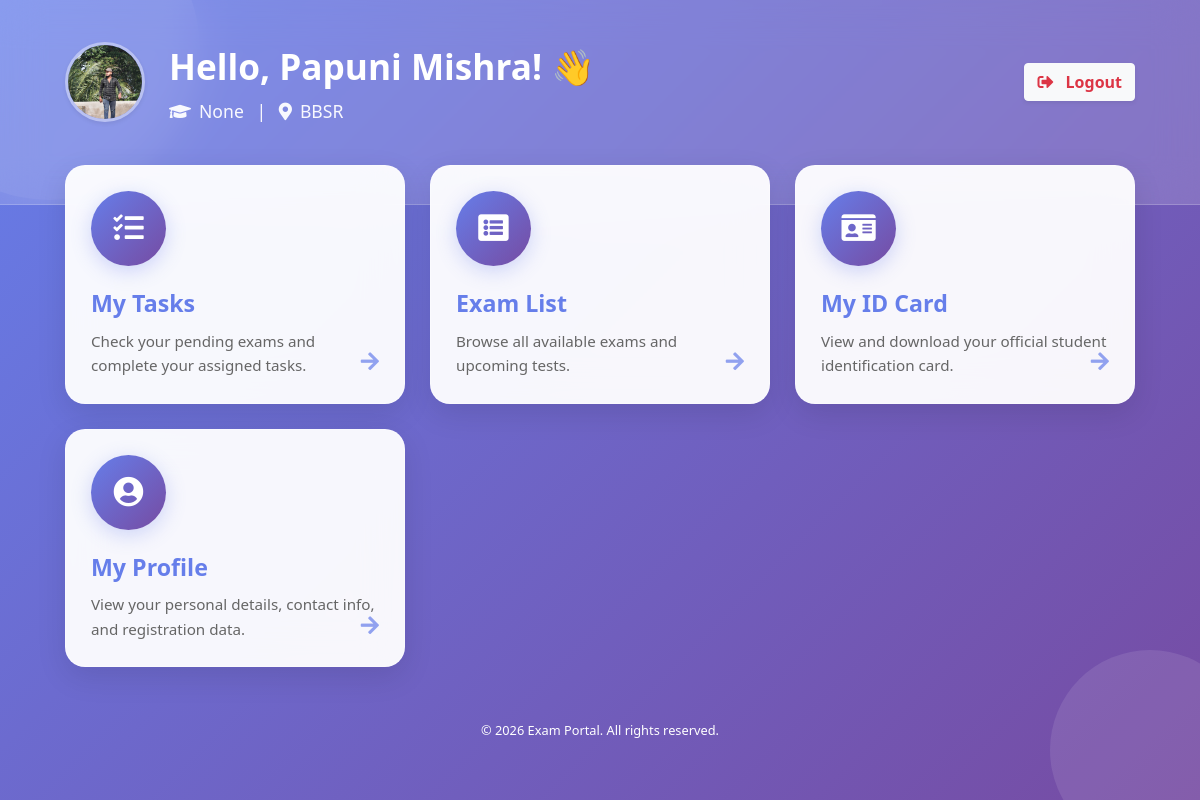
Screenshot of /student/dashboard/ (signed in) with the database file from the repository.
### app/models.py (models this page shows, shortened)
class Student(models.Model):
    name = models.CharField(max_length=100)
    phone = models.CharField(
        max_length=15,
        unique=True
    )
    email = models.EmailField(
        unique=True,
        blank=True,
        null=True
    )
    photo = models.ImageField(
        upload_to="students/",
        blank=True,
        null=True
    )
    course = models.CharField(
        max_length=100,
        blank=True,
        null=True
    )
    center_name = models.CharField(
        max_length=100,
        blank=True,
        null=True
    )
    address = models.TextField(
        blank=True,
        null=True
    )
    password = models.CharField(max_length=128)
    razorpay_order_id = models.CharField(
        max_length=200,
        blank=True,
        null=True
    )
    razorpay_payment_id = models.CharField(
        max_length=200,
        blank=True,
        null=True,
        unique=True
    )
    PAYMENT_STATUS = [
        ("pending", "Pending"),
        ("success", "Success"),
        ("failed", "Failed"),
    ]
    payment_status = models.CharField(
        max_length=20,
        choices=PAYMENT_STATUS,
        default="pending"
    )
    is_approved = models.BooleanField(default=False)
    created_at = models.DateTimeField(default=timezone.now)

### app/views.py (the view)
# urls.py: path('student/dashboard/', views.student_dashboard, name='student_dashboard'),
def student_dashboard(request):
    if "student_id" not in request.session:
        return redirect("student_login")
    student = Student.objects.get(id=request.session["student_id"])
    return render(request, "student/dashboard.html", {"student": student})

### templates/student/dashboard.html (shortened to what this page needs)
{% load static %}
<!doctype html>
<html lang="en">
<head>
    <link href="https://cdn.jsdelivr.net/npm/bootstrap@4.6.0/dist/css/bootstrap.min.css" rel="stylesheet">
    <link href="https://cdnjs.cloudflare.com/ajax/libs/font-awesome/5.15.4/css/all.min.css" rel="stylesheet">
</head>
<body>
    <div class="bg-shapes">
        <div class="shape"></div>
    </div>
    <div class="wrapper">
        <div class="dashboard-header">
            <div class="hub-container">
                <div class="d-flex justify-content-between align-items-center">
                    <div class="d-flex align-items-center">
                        <div class="header-profile-img mr-4">
                            {% if student.photo %}
                                <img src="{{ student.photo.url }}" alt="Profile" class="rounded-circle shadow-sm" style="width: 80px; height: 80px; object-fit: cover; border: 3px solid rgba(255,255,255,0.4);">
                            {% else %}
                                <div class="rounded-circle bg-white d-flex align-items-center justify-content-center shadow-sm" style="width: 80px; height: 80px; border: 3px solid rgba(255,255,255,0.4);">
                                    <i class="fas fa-user fa-2x text-secondary"></i>
                                </div>
                            {% endif %}
                        </div>
                        <div>
                            <div class="welcome-text">Hello, {{ student.name }}! 👋</div>
                            <div class="student-info">
                                <i class="fas fa-graduation-cap mr-2"></i>{{ student.course }}
                                <span class="mx-2">|</span>
                                <i class="fas fa-map-marker-alt mr-2"></i>{{ student.center_name }}
                            </div>
                        </div>
                    </div>
                    <div class="d-none d-md-block">
                        <div class="widget-content-left">
                            <div class="btn-group">
                                <a href="{% url 'student_logout' %}" class="btn btn-light shadow-sm text-danger font-weight-bold">
                                    <i class="fas fa-sign-out-alt mr-2"></i> Logout
                                </a>
                            </div>
                        </div>
                    </div>
                </div>
            </div>
        </div>
        <div class="hub-container">
            {% block content %}
            <div class="hub-grid">
                <a href="{% url 'student_my_tasks' %}" class="hub-card">
                    <div class="card-icon-wrapper">
                        <i class="fas fa-tasks card-icon"></i>
                    </div>
                    <div class="card-content">
                        <div class="card-title">My Tasks</div>
                        <div class="card-desc">Check your pending exams and complete your assigned tasks.</div>
                    </div>
                    <div class="card-arrow">
                        <i class="fas fa-arrow-right"></i>
                    </div>
                </a>
                <a href="{% url 'student_exam_task_list' %}" class="hub-card">
                    <div class="card-icon-wrapper">
                        <i class="fas fa-list-alt card-icon"></i>
                    </div>
                    <div class="card-content">
                        <div class="card-title">Exam List</div>
                        <div class="card-desc">Browse all available exams and upcoming tests.</div>
                    </div>
                    <div class="card-arrow">
                        <i class="fas fa-arrow-right"></i>
                    </div>
                </a>
                <a href="{% url 'student_id_card' %}" class="hub-card">
                    <div class="card-icon-wrapper">
                        <i class="fas fa-id-card card-icon"></i>
                    </div>
                    <div class="card-content">
                        <div class="card-title">My ID Card</div>
                        <div class="card-desc">View and download your official student identification card.</div>
                    </div>
                    <div class="card-arrow">
                        <i class="fas fa-arrow-right"></i>
                    </div>
                </a>
                <a href="#" class="hub-card" data-toggle="modal" data-target="#profileModal">
                    <div class="card-icon-wrapper">
                        <i class="fas fa-user-circle card-icon"></i>
                    </div>
                    <div class="card-content">
                        <div class="card-title">My Profile</div>
                        <div class="card-desc">View your personal details, contact info, and registration data.</div>
                    </div>
                    <div class="card-arrow">
                        <i class="fas fa-arrow-right"></i>
                    </div>
                </a>
            </div>
            {% endblock %}
        </div>
        <div class="app-wrapper-footer mt-auto pb-4">
            <div class="app-footer">
                <div class="app-footer__inner text-center">
                    <div class="container">
                        <small class="text-white opacity-80">
                            &copy; {% now "Y" %} Exam Portal. All rights reserved.
                        </small>
                    </div>
                </div>
            </div>
        </div>
    </div>
</body>
</html>

### templates/student/dashboard.html (style rules this page uses)
* { margin: 0; padding: 0; box-sizing: border-box; }
body { background: linear-gradient(135deg, #667eea 0%, #764ba2 100%); font-family: 'Segoe UI', Tahoma, Geneva, Verdana, sans-serif; min-height: 100vh; display: flex; flex-direction: column; position: relative; overflow-x: hidden; }
.bg-shapes { position: fixed; top: 0; left: 0; width: 100%; height: 100%; z-index: 0; overflow: hidden; }
.shape { position: absolute; border-radius: 50%; background: rgba(255, 255, 255, 0.1); animation: float 15s infinite ease-in-out; }
.shape:nth-child(2) { width: 200px; height: 200px; bottom: -50px; right: -50px; animation-delay: -5s; }
.dashboard-header { background: rgba(255, 255, 255, 0.15); backdrop-filter: blur(20px); color: white; padding: 40px 0; margin-bottom: -40px; padding-bottom: 80px; border-bottom: 1px solid rgba(255, 255, 255, 0.2); }
.welcome-text { font-size: 2.2rem; font-weight: 700; margin-bottom: 5px; }
.student-info { font-size: 1.1rem; opacity: 0.95; }
.hub-container { max-width: 1100px; margin: 0 auto; padding: 0 15px; position: relative; z-index: 1; }
.hub-grid { display: grid; grid-template-columns: repeat(auto-fit, minmax(280px, 1fr)); gap: 25px; padding-bottom: 50px; }
.hub-card { background: rgba(255, 255, 255, 0.95); backdrop-filter: blur(20px); border-radius: 20px; padding: 25px; text-decoration: none; color: #333; transition: all 0.4s cubic-bezier(0.175, 0.885, 0.32, 1.275); position: relative; overflow: hidden; border: 1px solid rgba(255, 255, 255, 0.3); box-shadow: 0 10px 30px rgba(0, 0, 0, 0.1); display: flex; flex-direction: column; justify-content: space-between; height: 100%; }
.hub-card::before { content: ''; position: absolute; top: 0; left: 0; width: 100%; height: 5px; background: linear-gradient(90deg, #667eea, #764ba2); opacity: 0; transition: opacity 0.3s; }
.card-icon-wrapper { width: 75px; height: 75px; border-radius: 50%; background: linear-gradient(135deg, #667eea, #764ba2); display: flex; align-items: center; justify-content: center; margin-bottom: 20px; transition: all 0.4s; box-shadow: 0 5px 20px rgba(102, 126, 234, 0.3); }
.card-icon { font-size: 1.9rem; color: white; }
.card-title { font-size: 1.45rem; font-weight: 700; margin-bottom: 8px; color: #667eea; }
.card-desc { font-size: 0.95rem; color: #666; line-height: 1.6; }
.card-arrow { position: absolute; bottom: 25px; right: 25px; font-size: 1.3rem; color: #667eea; transition: all 0.3s; opacity: 0.7; }

### rows the page displays
Student: photo (picture), name "Papuni Mishra", course "None", center_name "BBSR"
